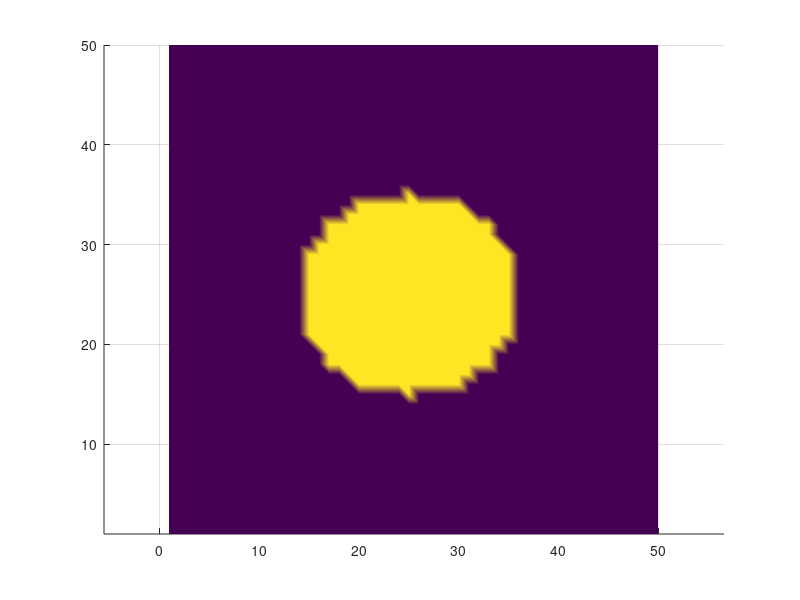

Recreate this plot in MATLAB.
R_pt = 10;
x = -R_pt:R_pt;
y = sqrt(R_pt^2 - x.^2);
map0 = zeros(5*R_pt);
y_ceil = ceil(y);

x_pt = length(map0)/2;
y_pt = length(map0)/2;

for ii = 1:length(x)
    map0(x(ii)+x_pt,((-y_ceil(ii):y_ceil(ii))+y_pt)) = map0(x(ii)+x_pt,((-y_ceil(ii):y_ceil(ii))+y_pt)) + 1;
end

figure
surf(map0,'EdgeColor','None','facecolor','interp')
view(2);
axis equal